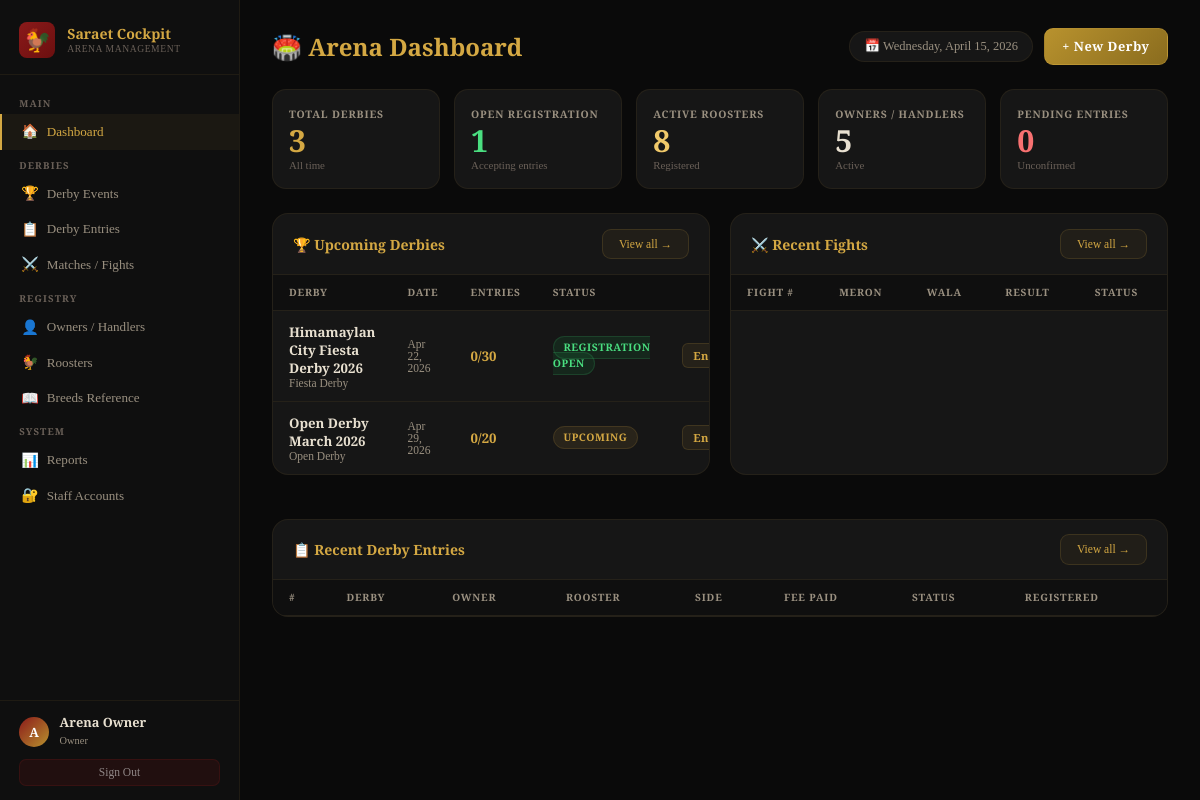
Page /admin/dashboard.php (signed in) on the committed database.
### tables this page shows
CREATE TABLE IF NOT EXISTS derbies (
    derby_id        INT AUTO_INCREMENT PRIMARY KEY,
    derby_name      VARCHAR(150) NOT NULL,
    derby_type      ENUM('open_derby','local_derby','invitational','special_derby','fiesta_derby') DEFAULT 'open_derby',
    venue           VARCHAR(150),
    event_date      DATE NOT NULL,
    event_time      TIME DEFAULT '14:00:00',
    entry_fee       DECIMAL(10,2) DEFAULT 0.00,
    prize_pool      DECIMAL(12,2) DEFAULT 0.00,
    max_entries     INT DEFAULT 50,
    current_entries INT DEFAULT 0,
    status          ENUM('upcoming','registration_open','ongoing','completed','cancelled') DEFAULT 'upcoming',
    description     TEXT,
    rules           TEXT,
    created_by      INT,
    created_at      TIMESTAMP DEFAULT CURRENT_TIMESTAMP,
    updated_at      TIMESTAMP DEFAULT CURRENT_TIMESTAMP ON UPDATE CURRENT_TIMESTAMP,
    FOREIGN KEY (created_by) REFERENCES admins(admin_id) ON DELETE SET NULL
);

### config/db.php (called while the page is built, shortened)
<?php
function qs($db, $sql) {
    $r = $db->query($sql);
    return $r ? $r->fetch_row()[0] : 0;
}

### admin/dashboard.php (the view, shortened to what this page needs)
<?php
require_once '../config/db.php';
$db = getDB();
$s['total_derbies']   = qs($db,"SELECT COUNT(*) FROM derbies");
$s['open_derbies']    = qs($db,"SELECT COUNT(*) FROM derbies WHERE status='registration_open'");
$s['total_roosters']  = qs($db,"SELECT COUNT(*) FROM roosters WHERE status='active'");
$s['total_owners']    = qs($db,"SELECT COUNT(*) FROM owners WHERE is_active=1");
$s['total_matches']   = qs($db,"SELECT COUNT(*) FROM matches");
$s['pending_entries'] = qs($db,"SELECT COUNT(*) FROM derby_entries WHERE status='registered'");
$upcoming = $db->query("SELECT d.*,(SELECT COUNT(*) FROM derby_entries WHERE derby_id=d.derby_id) ec FROM derbies d WHERE d.status IN ('registration_open','upcoming') ORDER BY d.event_date ASC LIMIT 4");
?>
<!DOCTYPE html>
<html lang="en">
<head>
<link rel="stylesheet" href="../assets/admin.css">
</head>
<body>
<?php include '../includes/sidebar.php'; ?>
<main class="main">
  <div class="page-hd">
    <h1>🏟️ Arena Dashboard</h1>
    <div class="page-hd-right">
      <span style="font-size:.78rem;color:var(--muted);background:var(--dark3);padding:.4rem .9rem;border-radius:20px;border:1px solid var(--border2)">📅 <?= date('l, F j, Y') ?></span>
      <a href="derbies.php" class="btn-primary btn-gold">+ New Derby</a>
    </div>
  </div>
  <div class="stats">
    <div class="stat-card stat-gold"><div class="lbl">Total Derbies</div><div class="val"><?= $s['total_derbies'] ?></div><div class="sub">All time</div></div>
    <div class="stat-card stat-green"><div class="lbl">Open Registration</div><div class="val"><?= $s['open_derbies'] ?></div><div class="sub">Accepting entries</div></div>
    <div class="stat-card stat-amber"><div class="lbl">Active Roosters</div><div class="val"><?= $s['total_roosters'] ?></div><div class="sub">Registered</div></div>
    <div class="stat-card"><div class="lbl">Owners / Handlers</div><div class="val" style="color:var(--text)"><?= $s['total_owners'] ?></div><div class="sub">Active</div></div>
    <div class="stat-card stat-blood"><div class="lbl">Pending Entries</div><div class="val"><?= $s['pending_entries'] ?></div><div class="sub">Unconfirmed</div></div>
  </div>
  <div class="grid2">
    <div class="card">
      <div class="card-hd"><h3>🏆 Upcoming Derbies</h3><a href="derbies.php" class="btn-ghost" style="font-size:.72rem">View all →</a></div>
      <div class="tbl-wrap">
        <table>
          <thead><tr><th>Derby</th><th>Date</th><th>Entries</th><th>Status</th><th></th></tr></thead>
          <tbody>
          <?php while($d=$upcoming->fetch_assoc()):
            $smap=['registration_open'=>'b-green','upcoming'=>'b-gold','ongoing'=>'b-blood','completed'=>'b-gray'];
          ?>
          <tr>
            <td><div class="t-name"><?= htmlspecialchars($d['derby_name']) ?></div><div class="t-sub"><?= ucwords(str_replace('_',' ',$d['derby_type'])) ?></div></td>
            <td class="t-sub"><?= date('M j, Y',strtotime($d['event_date'])) ?></td>
            <td><span style="font-family:'Cinzel',serif;font-weight:700;color:var(--gold)"><?= $d['ec'] ?>/<?= $d['max_entries'] ?></span></td>
            <td><span class="badge <?= $smap[$d['status']]??'b-gray' ?>"><?= ucfirst(str_replace('_',' ',$d['status'])) ?></span></td>
            <td><a href="entries.php?derby_id=<?= $d['derby_id'] ?>" class="btn-xs bx-view">Entries</a></td>
          </tr>
          <?php endwhile; ?>
          </tbody>
        </table>
      </div>
    </div>
    <div class="card">
      <div class="card-hd"><h3>⚔️ Recent Fights</h3><a href="matches.php" class="btn-ghost" style="font-size:.72rem">View all →</a></div>
      <div class="tbl-wrap">
        <table>
          <thead><tr><th>Fight #</th><th>Meron</th><th>Wala</th><th>Result</th><th>Status</th></tr></thead>
        </table>
      </div>
    </div>
    <div class="card full">
      <div class="card-hd"><h3>📋 Recent Derby Entries</h3><a href="entries.php" class="btn-ghost" style="font-size:.72rem">View all →</a></div>
      <div class="tbl-wrap">
        <table>
          <thead><tr><th>#</th><th>Derby</th><th>Owner</th><th>Rooster</th><th>Side</th><th>Fee Paid</th><th>Status</th><th>Registered</th></tr></thead>
        </table>
      </div>
    </div>
  </div>
</main>
</body>
</html>

### assets/admin.css (style rules this page uses)
*,*::before,*::after { box-sizing:border-box;margin:0;padding:0 }
:root { --blood:#8b1a1a;--blood2:#6b0f0f;--blood-light:#c0392b; --gold:#d4a843;--gold2:#b8922e;--gold-light:#f0c96a; --dark:#0a0a0a;--dark2:#0f0f0f;--dark3:#161616;--dark4:#1e1e1e;--dark5:#252525; --text:#e8e0d0;--muted:#9a9080;--muted2:#6a6058; --border:rgba(212,168,67,.15);--border2:rgba(212,168,67,.08); --green:#16a34a;--green-bg:rgba(22,163,74,.12); --amber:#d97706;--amber-bg:rgba(217,119,6,.12); --red:#dc2626;--red-bg:rgba(220,38,38,.12); --blue:#2563eb;--blue-bg:rgba(37,99,235,.12); --sidebar:240px; }
body { font-family:'Crimson Pro',serif;background:var(--dark);color:var(--text);display:flex;min-height:100vh; }
.main { margin-left:var(--sidebar);flex:1;padding:1.75rem 2rem;min-height:100vh;max-width:calc(100vw - var(--sidebar)); }
.page-hd { display:flex;align-items:center;justify-content:space-between;margin-bottom:1.5rem; }
.page-hd h1 { font-family:'Cinzel',serif;font-size:1.5rem;font-weight:700;color:var(--gold); }
.page-hd-right { display:flex;align-items:center;gap:.65rem; }
.btn-primary { padding:.52rem 1.1rem;background:linear-gradient(135deg,var(--blood),var(--blood2));color:#fff;border:1px solid rgba(212,168,67,.2);border-radius:9px;font-size:.8rem;font-weight:700;font-family:'Cinzel',serif;cursor:pointer;text-decoration:none;display:inline-flex;align-items:center;gap:.4rem;letter-spacing:.04em;transition:all .15s; }
.btn-gold { background:linear-gradient(135deg,var(--gold2),#8a6c1e);color:#fff;border-color:rgba(212,168,67,.3); }
.btn-ghost { background:rgba(212,168,67,.06);color:var(--gold);border:1px solid var(--border);border-radius:9px;padding:.52rem 1rem;font-size:.8rem;cursor:pointer;font-family:inherit;text-decoration:none;display:inline-flex;align-items:center;gap:.4rem;transition:all .15s; }
.stats { display:grid;grid-template-columns:repeat(5,1fr);gap:.9rem;margin-bottom:1.5rem; }
.stat-card { background:var(--dark3);border:1px solid var(--border2);border-radius:14px;padding:1.1rem 1rem; }
.stat-card .lbl { font-size:.65rem;color:var(--muted);font-weight:600;text-transform:uppercase;letter-spacing:.08em;font-family:'Cinzel',serif; }
.stat-card .val { font-family:'Cinzel',serif;font-size:1.9rem;font-weight:700;margin:.3rem 0 .15rem;line-height:1; }
.stat-card .sub { font-size:.68rem;color:var(--muted2); }
.stat-gold .val { color:var(--gold); }
.stat-blood .val { color:#f87171; }
.stat-green .val { color:#4ade80; }
.stat-amber .val { color:var(--gold-light); }
.card { background:var(--dark3);border:1px solid var(--border2);border-radius:16px;overflow:hidden;margin-bottom:1.5rem; }
.card-hd { display:flex;align-items:center;justify-content:space-between;padding:.9rem 1.25rem;border-bottom:1px solid var(--border2); }
.card-hd h3 { font-family:'Cinzel',serif;font-size:.88rem;font-weight:700;color:var(--gold); }
.tbl-wrap { overflow-x:auto; }
table { width:100%;border-collapse:collapse;font-size:.83rem; }
th { padding:.65rem 1rem;text-align:left;font-size:.63rem;font-weight:700;text-transform:uppercase;letter-spacing:.08em;color:var(--muted);background:var(--dark2);font-family:'Cinzel',serif;border-bottom:1px solid var(--border2); }
td { padding:.75rem 1rem;border-bottom:1px solid var(--border2);vertical-align:middle;color:var(--text); }
tr:last-child td { border-bottom:none; }
.t-name { font-weight:600;color:var(--text); }
.t-sub { font-size:.72rem;color:var(--muted); }
.badge { padding:.2rem .6rem;border-radius:20px;font-size:.65rem;font-weight:700;text-transform:uppercase;letter-spacing:.05em;font-family:'Cinzel',serif; }
.b-green { background:var(--green-bg);color:#4ade80;border:1px solid rgba(74,222,128,.15); }
.b-gold { background:rgba(212,168,67,.1);color:var(--gold);border:1px solid var(--border); }
.btn-xs { padding:.26rem .62rem;border-radius:6px;font-size:.7rem;font-weight:700;font-family:'Cinzel',serif;cursor:pointer;border:none;text-decoration:none;display:inline-block;transition:all .15s;letter-spacing:.03em; }
.bx-view { background:rgba(212,168,67,.08);color:var(--gold);border:1px solid var(--border); }
.grid2 { display:grid;grid-template-columns:1fr 1fr;gap:1.25rem; }
.full { grid-column:1/-1; }

### rows in the picture
derbies: derby_name "Himamaylan City Fiesta Derby 2026", derby_type "Fiesta Derby", event_date "Apr 22, 2026", ec "0", max_entries "30", status "REGISTRATION OPEN"
derbies: derby_name "Open Derby March 2026", derby_type "Open Derby", event_date "Apr 29, 2026", ec "0", max_entries "20", status "UPCOMING"

### other values in the picture
substr($_SESSION['admin_name'],0,1) "A"
$_SESSION['admin_name'] "Arena Owner"
str_replace('_',' ',$_SESSION['admin_role']) "Owner"
$s['total_derbies'] "3"
$s['open_derbies'] "1"
$s['total_roosters'] "8"
$s['total_owners'] "5"
$s['pending_entries'] "0"
